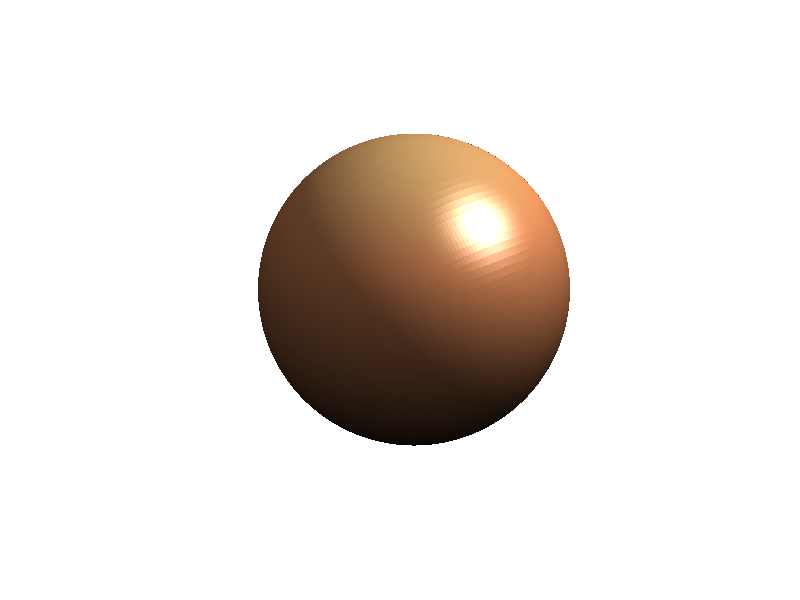

This figure's MATLAB source:
clear
clc
close all
% Listing 11.09 Constructing a sphere
facets = 120; radius = 1;
thr = linspace(0, 2*pi, facets); % range of theta
phir = linspace(0, pi, facets); % range of phi
[th, phi] = meshgrid( thr, phir );
x = radius * cos(phi);
y = radius * sin(phi) .* cos(th);
z = radius * sin(phi) .* sin(th);
surf(x, y, z);
shading interp
colormap copper
axis equal, axis tight, axis off
lightangle(60, 45)
